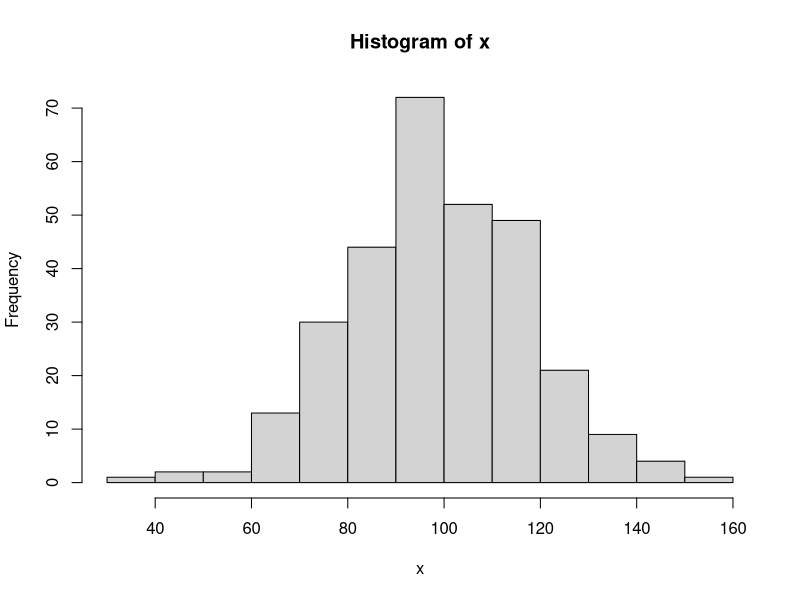
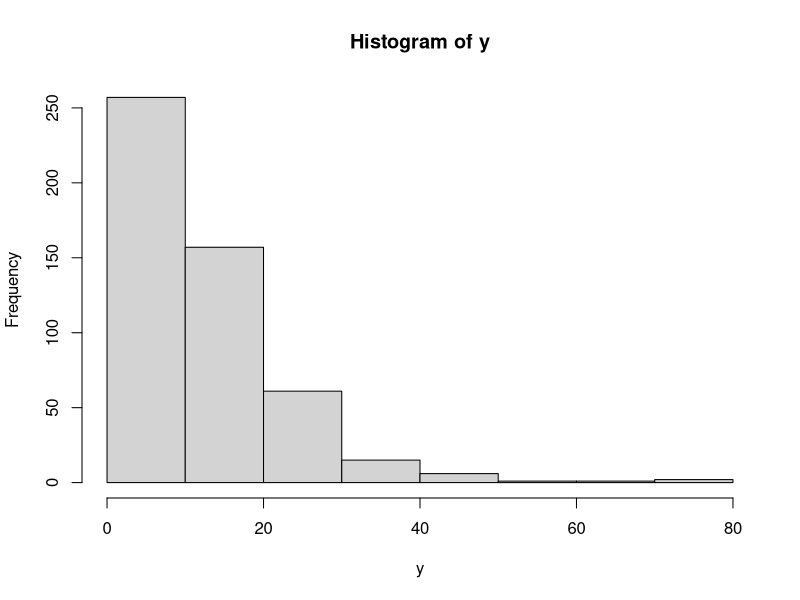
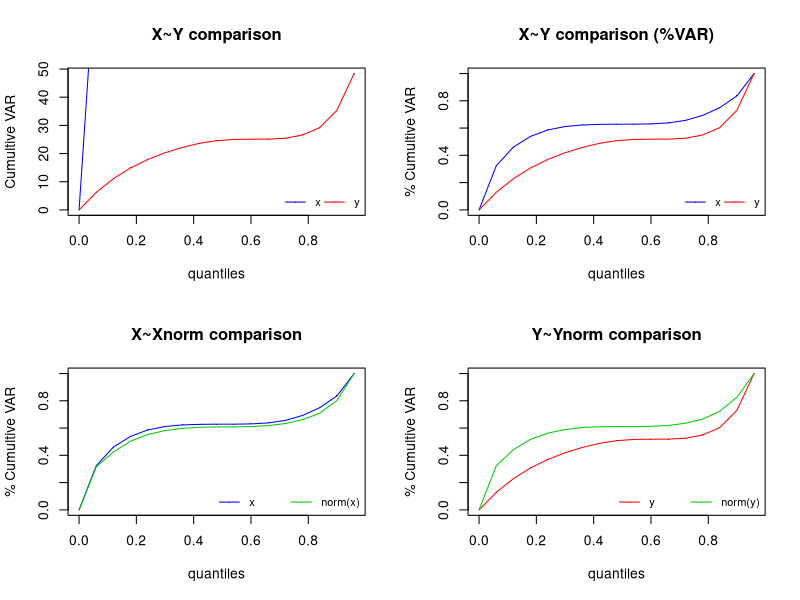
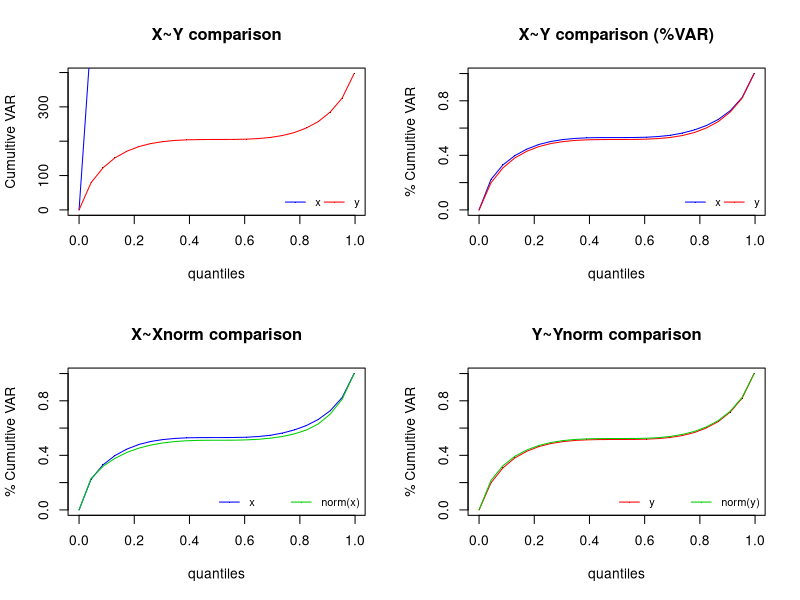

Here is the R script that generated these plots, in order:
## ---- chunk 1
x<-rnorm(300,100,20)
y<-rlnorm(500,log(10),log(2))
hist(x)
hist(y)
## ---- chunk 2
qvarcomp<-function (datax=x, datay=y,nq){ #predefine X and Y; define nq = number of quantiles
  x1<-sort(datax)
  y1<-sort(datay)
  mx1<-mean(x1)
  my1<-mean(y1)
  probs = seq(0, 1, (1/nq+0.01))
  qx<-quantile(x1, probs = probs)
  qy<-quantile(y1, probs = probs)
  set.seed(1234)
  xn<-rnorm(length(x1),mean(x1),sd(x1))
  xn<-sort(xn)
  yn<-rnorm(length(y1),mean(y1),sd(y1))
  yn<-sort(yn)
  mxn<-mean(xn)
  myn<-mean(yn)
  qxn<-quantile(xn, probs = probs)
  qyn<-quantile(yn, probs = probs)
  
  
  s<-rep(0,length(x1))
  d<-rep(0,length(y1))
  sn<-rep(0,length(xn))
  dn<-rep(0,length(yn))
  
  ###X
  for (m in 1:length(x1)){
    s[m]<-sum((x1[m]-mx1)^2)
  }
  
  ssx<-rep(0,length(probs))
  for (i in 2:length(probs)) {
    j<-1
    while (qx[i]>= x1[j]){
      ssx[i]<-ssx[i]+s[j]
      j=j+1
    }
  }
  ssx=ssx/length(x1)
  ssx1=ssx/max(ssx)
  
  ###Y
  for (k in 1:length(y1)){
    d[k]<-sum((y1[k]-my1)^2)  
  }
  
  ssy<-rep(0,length(probs))
  for (f in 2:length(probs)) {
    r<-1
    while (qy[f]>=y1[r]){
      ssy[f]<-ssy[f]+d[r]
      r=r+1
    }
  }
  ssy=ssy/length(y1)
  ssy1=ssy/max(ssy)
  
  ###Xnorm
  for (m1 in 1:length(xn)){
    sn[m1]<-sum((xn[m1]-mxn)^2)
  }
  
  ssxn<-rep(0,length(probs))
  for (i1 in 2:length(probs)) {
    j1<-1
    while (qxn[i1]>= xn[j1]){
      ssxn[i1]<-ssxn[i1]+sn[j1]
      j1=j1+1
    }
  }
  ssxn=ssxn/length(xn)
  ssxn1=ssxn/max(ssxn)
  
  ###Ynorm
  for (k1 in 1:length(yn)){
    dn[k1]<-sum((yn[k1]-myn)^2)  
  }
  
  ssyn<-rep(0,length(probs))
  for (f1 in 2:length(probs)) {
    r1<-1
    while (qyn[f1]>=yn[r1]){
      ssyn[f1]<-ssyn[f1]+dn[r1]
      r1=r1+1
    }
  }
  ssyn=ssyn/length(yn)
  ssyn1=ssyn/max(ssyn)
  
  
  ####Plots
  ox<-probs
  par(mfrow = c(2,2))
  plot(ox,ssy,pch = ".",main="X~Y comparison", xlab="quantiles", ylab="Cumultive VAR")
  lines(ox,ssx,col="blue")
  lines(ox,ssy,col="red")
  legend("bottomright", c("x", "y"), col = c("blue","red"),bty="n", lty = 1:1,
         pch = ".", ncol = 2, cex = 0.8)
  
  plot(ox,ssx1,pch = ".",main="X~Y comparison (%VAR)",xlab="quantiles",ylab="% Cumultive VAR")
  lines(ox,ssx1,col="blue")
  lines(ox,ssy1,col="red")
  legend("bottomright", c("x", "y"), col = c("blue","red"),bty="n", lty = 1:1,
         pch = ".", ncol = 2, cex = 0.8)
  
  plot(ox,ssx1,pch = ".",main="X~Xnorm comparison",xlab="quantiles", ylab="% Cumultive VAR")
  lines(ox,ssx1,col="blue")
  lines(ox,ssxn1,col="green3")
  legend("bottomright", c("x", "norm(x)"), col = c("blue","green3"),bty="n", lty = 1:1,
         pch = ".", ncol = 2, cex = 0.8)
  
  plot(ox,ssy1,pch = ".",main="Y~Ynorm comparison",xlab="quantiles", ylab="% Cumultive VAR")
  lines(ox,ssy1,col="red")
  lines(ox,ssyn1,col="green3")
  legend("bottomright", c("y", "norm(y)"), col = c("red","green3"),bty="n", lty = 1:1,
         pch = ".", ncol = 2, cex = 0.8)
}
## ---- chunk 3
qvarcomp(x,y,20)
## ---- chunk 4
nd1<-rnorm(n=600, mean=200, sd=50)
nd2<-rnorm(n=1256, mean=560, sd=20)
qvarcomp(nd1,nd2,30)
